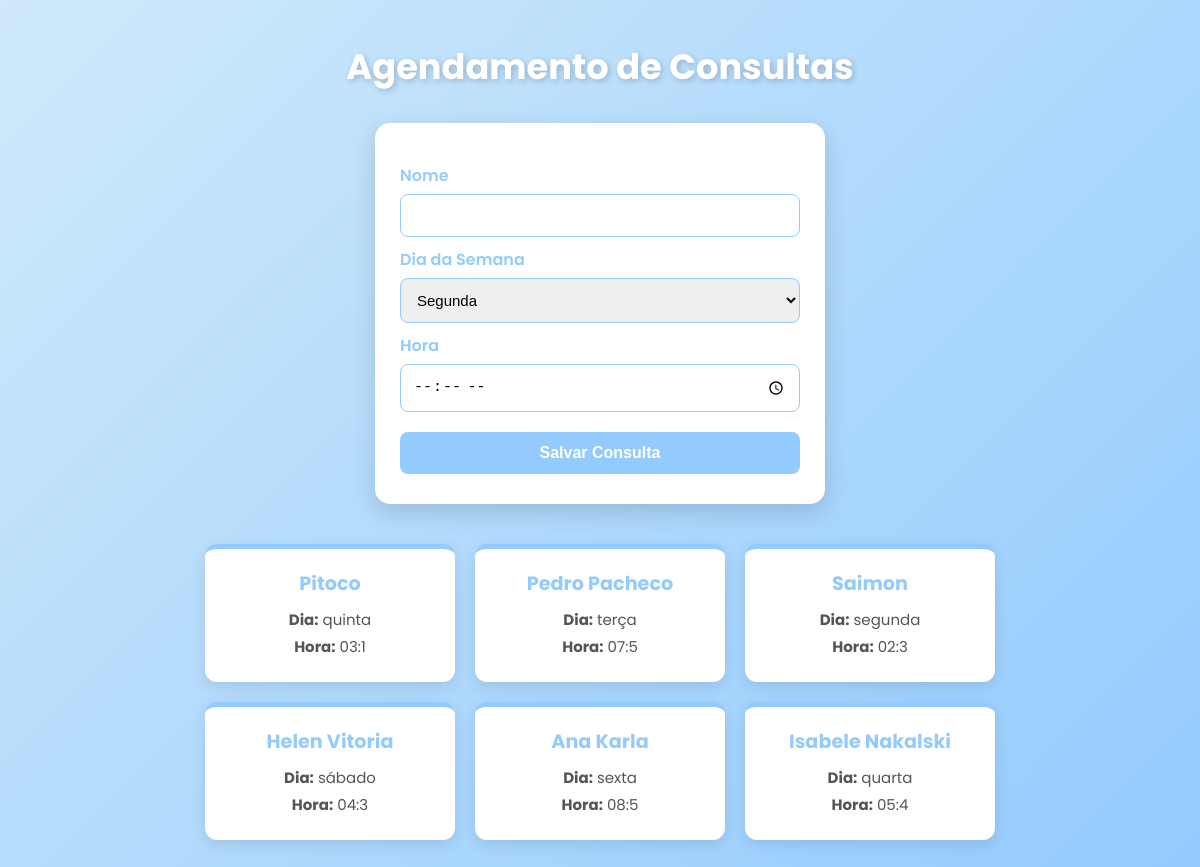
/consultas.php, run on the app's committed database.
### tables this page shows
CREATE TABLE `consultas` (
  `id` int(11) NOT NULL,
  `nome` varchar(50) DEFAULT NULL,
  `data` varchar(8) DEFAULT NULL,
  `hora` varchar(4) DEFAULT NULL
);

### consultas.php (the view, shortened to what this page needs)
<!DOCTYPE html>
<html lang="pt-br">
<head>
</head>
<body>
    <h1>Agendamento de Consultas</h1>
    <div class="form-container">
        <form action="consultas.php" method="post">
            <label for="nome">Nome</label>
            <input type="text" name="nome" id="nome" required>
            <label for="dia">Dia da Semana</label>
            <select name="dia" id="dia" required>
                <option value="segunda">Segunda</option>
            </select>
            <label for="hora">Hora</label>
            <input type="time" name="hora" id="hora" required>
            <button type="submit">Salvar Consulta</button>
        </form>
    </div>
    <div class="resultados">
        <?php
        include 'conexaoo.php';
        $sql = "SELECT * FROM consultas ORDER BY id DESC";
        $stmt = $conexao->prepare($sql);
        $stmt->execute();
        if ($stmt->rowCount() > 0) {
            while ($linha = $stmt->fetch(PDO::FETCH_ASSOC)) {
                echo "<div class='card'>";
                echo "<h3>{$linha['nome']}</h3>";
                echo "<p><strong>Dia:</strong> {$linha['data']}</p>";
                echo "<p><strong>Hora:</strong> {$linha['hora']}</p>";
                echo "</div>";
            }
        } else {
            echo "<div class='sem-registro'>Nenhuma consulta cadastrada ainda.</div>";
        }
        ?>
    </div>
</body>
</html>

### consultas.php (style rules this page uses)
* { margin: 0; padding: 0; box-sizing: border-box; }
body { font-family: 'Poppins', sans-serif; background: linear-gradient(135deg, #cfe9faff, #93cbffff); min-height: 100vh; display: flex; flex-direction: column; align-items: center; justify-content: flex-start; padding: 40px 20px; color: #333; }
h1 { color: #fff; margin-bottom: 30px; font-size: 2.2rem; text-shadow: 2px 2px 6px rgba(0,0,0,0.2); text-align: center; }
.form-container { background: #fff; border-radius: 15px; box-shadow: 0px 8px 25px rgba(0,0,0,0.15); padding: 30px 25px; width: 100%; max-width: 450px; margin-bottom: 40px; animation: fadeIn 0.6s ease; }
label { display: block; font-weight: 600; margin-top: 10px; margin-bottom: 6px; color: #93cbffff; }
input, select { width: 100%; padding: 12px; border-radius: 8px; border: 1px solid #93cbffff; font-size: 15px; transition: 0.3s ease; }
button { width: 100%; margin-top: 20px; background: #93cbffff; color: #fff; border: none; border-radius: 8px; padding: 12px; font-size: 16px; font-weight: 600; cursor: pointer; transition: background 0.3s ease; }
.resultados { width: 100%; max-width: 900px; display: flex; flex-wrap: wrap; gap: 20px; justify-content: center; align-items: center; text-align: center; }
.card { background: #fff; border-radius: 12px; box-shadow: 0 5px 15px rgba(0,0,0,0.1); padding: 20px; width: 250px; transition: transform 0.2s ease, box-shadow 0.2s ease; border-top: 5px solid #93cbffff; text-align: center; }
.card h3 { color: #93cbffff; font-size: 1.2rem; margin-bottom: 10px; }
.card p { font-size: 15px; color: #555; margin: 4px 0; }

### data on the page
consultas: nome "Pitoco", data "quinta", hora "03:1"
consultas: nome "Pedro Pacheco", data "terça", hora "07:5"
consultas: nome "Saimon", data "segunda", hora "02:3"
consultas: nome "Helen Vitoria", data "sábado", hora "04:3"
consultas: nome "Ana Karla", data "sexta", hora "08:5"
consultas: nome "Isabele Nakalski", data "quarta", hora "05:4"
